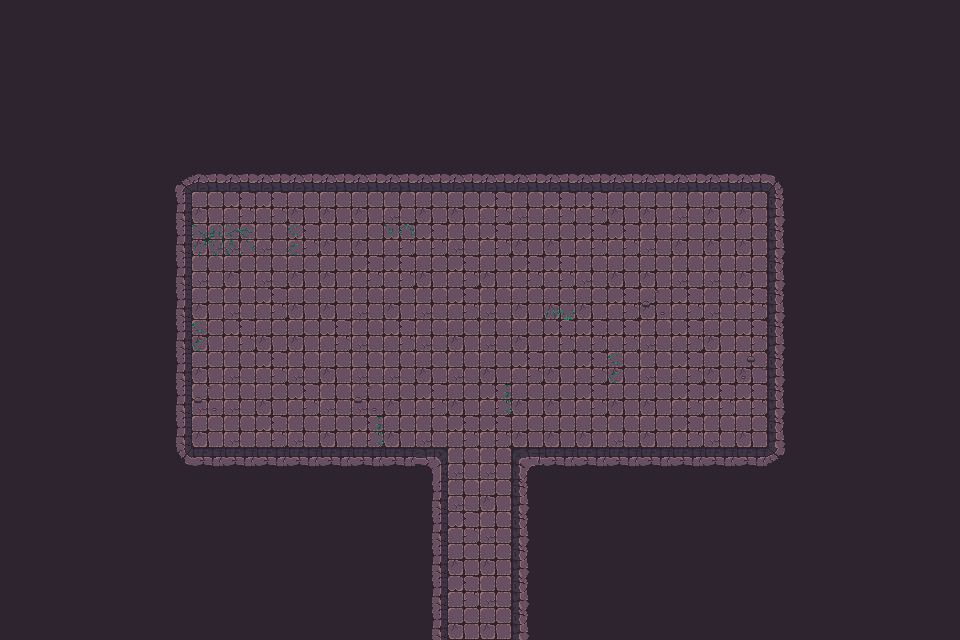

Tiled map render using the project's own tile images. Description and the whole map definition, tile-layer contents included, below:
An orthogonal 30x20 tile map with 32x32 px tiles, 3 tile layers (Walls, Decor, Items), 2 tilesets and 58 objects.

<map version="1.10" tiledversion="1.11.2" orientation="orthogonal" renderorder="right-down" width="30" height="20" tilewidth="32" tileheight="32" infinite="0" nextlayerid="3" nextobjectid="1">
    <tileset firstgid="1" name="Town Tileset" tilewidth="32" tileheight="32" tilecount="64" columns="8">
        <image source="../../../tiles/World H Tileset.png" trans="ff00ff" width="256" height="256" />
        <tile id="4">
            <objectgroup draworder="index" id="2">
                <object id="1" x="0" y="0" width="32" height="32" />
            </objectgroup>
        </tile>
        <tile id="5">
            <objectgroup draworder="index" id="2">
                <object id="1" x="0" y="0" width="32" height="32" />
            </objectgroup>
        </tile>
        <tile id="6">
            <objectgroup draworder="index" id="2">
                <object id="1" x="0" y="0" width="32" height="32" />
            </objectgroup>
        </tile>
        <tile id="7">
            <objectgroup draworder="index" id="2">
                <object id="1" x="0" y="0" width="32" height="32" />
            </objectgroup>
        </tile>
        <tile id="8">
            <objectgroup draworder="index" id="2">
                <object id="1" x="0" y="0" width="32" height="32" />
            </objectgroup>
        </tile>
        <tile id="10">
            <objectgroup draworder="index" id="2">
                <object id="1" x="0" y="32" width="32" height="0" />
            </objectgroup>
        </tile>
        <tile id="11">
            <objectgroup draworder="index" id="2">
                <object id="1" x="0" y="32" width="32" height="0" />
                <object id="2" x="32" y="0" width="0" height="32" />
            </objectgroup>
        </tile>
        <tile id="12">
            <objectgroup draworder="index" id="2">
                <object id="1" x="32" y="0" width="0" height="32" />
            </objectgroup>
        </tile>
        <tile id="13">
            <objectgroup draworder="index" id="2">
                <object id="1" x="0" y="32" width="32" height="0" />
                <object id="2" x="0" y="32" width="32" height="0" />
                <object id="3" x="0" y="0" width="0" height="32" />
            </objectgroup>
        </tile>
        <tile id="14">
            <objectgroup draworder="index" id="2">
                <object id="1" x="0" y="0" width="0" height="32" />
            </objectgroup>
        </tile>
        <tile id="16">
            <objectgroup draworder="index" id="2">
                <object id="1" x="0" y="0" width="32" height="32" />
            </objectgroup>
        </tile>
        <tile id="24">
            <objectgroup draworder="index" id="2">
                <object id="1" x="0" y="0" width="32" height="32" />
            </objectgroup>
        </tile>
    </tileset>
    <tileset firstgid="65" name="Dungeon Crawler Tileset" tilewidth="32" tileheight="32" tilecount="100" columns="10">
        <image source="../../../tiles/Dungeon_Tile.png" trans="" width="320" height="320" />
        <tile id="2">
            <objectgroup draworder="index" id="2">
                <object id="1" x="0" y="0" width="32" height="32" />
            </objectgroup>
        </tile>
        <tile id="3">
            <objectgroup draworder="index" id="2">
                <object id="1" x="0" y="0" width="32" height="32" />
            </objectgroup>
        </tile>
        <tile id="4">
            <objectgroup draworder="index" id="2">
                <object id="1" x="0" y="0" width="32" height="32" />
            </objectgroup>
        </tile>
        <tile id="5">
            <objectgroup draworder="index" id="2">
                <object id="1" x="0" y="0" width="32" height="32" />
            </objectgroup>
        </tile>
        <tile id="6">
            <objectgroup draworder="index" id="2">
                <object id="1" x="0" y="0" width="32" height="32" />
            </objectgroup>
        </tile>
        <tile id="8">
            <objectgroup draworder="index" id="2">
                <object id="1" x="0" y="0" width="32" height="32" />
            </objectgroup>
        </tile>
        <tile id="12">
            <objectgroup draworder="index" id="2">
                <object id="1" x="0" y="0" width="32" height="32" />
            </objectgroup>
        </tile>
        <tile id="13">
            <objectgroup draworder="index" id="2">
                <object id="1" x="0" y="0" width="32" height="32" />
            </objectgroup>
        </tile>
        <tile id="14">
            <objectgroup draworder="index" id="2">
                <object id="1" x="0" y="0" width="32" height="32" />
            </objectgroup>
        </tile>
        <tile id="15">
            <objectgroup draworder="index" id="2">
                <object id="1" x="0" y="0" width="32" height="32" />
            </objectgroup>
        </tile>
        <tile id="16">
            <objectgroup draworder="index" id="2">
                <object id="1" x="0" y="0" width="32" height="32" />
            </objectgroup>
        </tile>
        <tile id="18">
            <objectgroup draworder="index" id="2">
                <object id="1" x="0" y="0" width="32" height="32" />
            </objectgroup>
        </tile>
        <tile id="22">
            <objectgroup draworder="index" id="2">
                <object id="1" x="0" y="0" width="32" height="32" />
            </objectgroup>
        </tile>
        <tile id="23">
            <objectgroup draworder="index" id="2">
                <object id="1" x="0" y="0" width="32" height="32" />
            </objectgroup>
        </tile>
        <tile id="24">
            <objectgroup draworder="index" id="2">
                <object id="1" x="0" y="0" width="32" height="32" />
            </objectgroup>
        </tile>
        <tile id="25">
            <objectgroup draworder="index" id="2">
                <object id="1" x="0" y="0" width="32" height="32" />
            </objectgroup>
        </tile>
        <tile id="26">
            <objectgroup draworder="index" id="2">
                <object id="1" x="0" y="0" width="32" height="32" />
            </objectgroup>
        </tile>
        <tile id="28">
            <objectgroup draworder="index" id="2">
                <object id="1" x="0" y="0" width="32" height="32" />
            </objectgroup>
        </tile>
        <tile id="32">
            <objectgroup draworder="index" id="2">
                <object id="1" x="0" y="0" width="32" height="32" />
            </objectgroup>
        </tile>
        <tile id="33">
            <objectgroup draworder="index" id="2">
                <object id="1" x="0" y="0" width="32" height="32" />
            </objectgroup>
        </tile>
        <tile id="34">
            <objectgroup draworder="index" id="2">
                <object id="1" x="0" y="0" width="32" height="32" />
            </objectgroup>
        </tile>
        <tile id="35">
            <objectgroup draworder="index" id="2">
                <object id="1" x="0" y="0" width="32" height="32" />
            </objectgroup>
        </tile>
        <tile id="36">
            <objectgroup draworder="index" id="2">
                <object id="1" x="0" y="0" width="32" height="32" />
            </objectgroup>
        </tile>
        <tile id="38">
            <objectgroup draworder="index" id="2">
                <object id="1" x="0" y="0" width="32" height="32" />
            </objectgroup>
        </tile>
        <tile id="42">
            <objectgroup draworder="index" id="2">
                <object id="1" x="0" y="0" width="32" height="32" />
            </objectgroup>
        </tile>
        <tile id="43">
            <objectgroup draworder="index" id="2">
                <object id="1" x="0" y="0" width="32" height="32" />
            </objectgroup>
        </tile>
        <tile id="44">
            <objectgroup draworder="index" id="2">
                <object id="1" x="0" y="0" width="32" height="32" />
            </objectgroup>
        </tile>
        <tile id="45">
            <objectgroup draworder="index" id="2">
                <object id="1" x="0" y="0" width="32" height="32" />
            </objectgroup>
        </tile>
        <tile id="46">
            <objectgroup draworder="index" id="2">
                <object id="1" x="0" y="0" width="32" height="32" />
            </objectgroup>
        </tile>
        <tile id="48">
            <objectgroup draworder="index" id="2">
                <object id="1" x="0" y="0" width="32" height="32" />
            </objectgroup>
        </tile>
        <tile id="52">
            <objectgroup draworder="index" id="2">
                <object id="1" x="0" y="0" width="32" height="32" />
            </objectgroup>
        </tile>
        <tile id="53">
            <objectgroup draworder="index" id="2">
                <object id="1" x="0" y="0" width="32" height="32" />
            </objectgroup>
        </tile>
        <tile id="54">
            <objectgroup draworder="index" id="2">
                <object id="1" x="0" y="0" width="32" height="32" />
            </objectgroup>
        </tile>
        <tile id="55">
            <objectgroup draworder="index" id="2">
                <object id="1" x="0" y="0" width="32" height="32" />
            </objectgroup>
        </tile>
        <tile id="56">
            <objectgroup draworder="index" id="2">
                <object id="1" x="0" y="0" width="32" height="32" />
            </objectgroup>
        </tile>
        <tile id="58">
            <objectgroup draworder="index" id="2">
                <object id="1" x="0" y="0" width="32" height="32" />
            </objectgroup>
        </tile>
        <tile id="62">
            <objectgroup draworder="index" id="2">
                <object id="1" x="0" y="0" width="32" height="32" />
            </objectgroup>
        </tile>
        <tile id="63">
            <objectgroup draworder="index" id="2">
                <object id="1" x="0" y="0" width="32" height="32" />
            </objectgroup>
        </tile>
        <tile id="64">
            <objectgroup draworder="index" id="2">
                <object id="1" x="0" y="0" width="32" height="32" />
            </objectgroup>
        </tile>
        <tile id="65">
            <objectgroup draworder="index" id="2">
                <object id="1" x="0" y="0" width="32" height="32" />
            </objectgroup>
        </tile>
        <tile id="66">
            <objectgroup draworder="index" id="2">
                <object id="1" x="0" y="0" width="32" height="32" />
            </objectgroup>
        </tile>
        <tile id="68">
            <objectgroup draworder="index" id="2">
                <object id="1" x="0" y="0" width="32" height="32" />
            </objectgroup>
        </tile>
        <tile id="80">
            <objectgroup draworder="index" id="2">
                <object id="1" x="0" y="0" width="32" height="32" />
            </objectgroup>
        </tile>
    </tileset>
    <layer id="1" name="Walls" width="30" height="20">
        <data encoding="csv">
122,122,122,122,122,122,122,122,122,122,122,122,122,122,122,122,122,122,122,122,122,122,122,122,122,122,122,122,122,122,
122,122,122,122,122,122,122,122,122,122,122,122,122,122,122,122,122,122,122,122,122,122,122,122,122,122,122,122,122,122,
122,122,122,122,122,122,122,122,122,122,122,122,122,122,122,122,122,122,122,122,122,122,122,122,122,122,122,122,122,122,
122,122,122,122,122,122,122,122,122,122,122,122,122,122,122,122,122,122,122,122,122,122,122,122,122,122,122,122,122,122,
122,122,122,122,122,122,122,122,122,122,122,122,122,122,122,122,122,122,122,122,122,122,122,122,122,122,122,122,122,122,
122,122,122,122,122,67,68,68,68,68,68,68,68,68,68,68,68,68,68,68,68,68,68,68,69,122,122,122,122,122,
122,122,122,122,122,77,75,65,65,75,75,75,66,75,75,65,66,65,65,75,75,66,75,75,79,122,122,122,122,122,
122,122,122,122,122,77,75,66,66,65,75,75,65,65,66,65,75,75,65,65,66,75,75,75,79,122,122,122,122,122,
122,122,122,122,122,77,66,75,66,75,75,65,65,75,65,75,65,65,66,75,75,66,66,75,79,122,122,122,122,122,
122,122,122,122,122,77,75,66,65,75,75,66,75,66,65,66,75,75,75,65,75,65,66,65,79,122,122,122,122,122,
122,122,122,122,122,77,75,65,75,75,65,66,65,66,75,66,75,65,65,65,66,65,75,65,79,122,122,122,122,122,
122,122,122,122,122,77,75,66,65,66,75,66,66,75,66,75,65,75,65,75,66,65,75,75,79,122,122,122,122,122,
122,122,122,122,122,77,66,66,75,65,66,66,75,65,75,65,75,75,65,75,75,65,65,65,79,122,122,122,122,122,
122,122,122,122,122,77,75,66,65,66,75,65,75,66,65,65,75,75,75,66,75,65,66,75,79,122,122,122,122,122,
122,122,122,122,122,87,88,88,88,88,88,88,88,73,66,66,70,88,88,88,88,88,88,88,89,122,122,122,122,122,
122,122,122,122,122,122,122,122,122,122,122,122,122,77,66,75,79,122,122,122,122,122,122,122,122,122,122,122,122,122,
122,122,122,122,122,122,122,122,122,122,122,122,122,77,65,66,79,122,122,122,122,122,122,122,122,122,122,122,122,122,
122,122,122,122,122,122,122,122,122,122,122,122,122,77,75,75,79,122,122,122,122,122,122,122,122,122,122,122,122,122,
122,122,122,122,122,122,122,122,122,122,122,122,122,77,65,66,79,122,122,122,122,122,122,122,122,122,122,122,122,122,
122,122,122,122,122,122,122,122,122,122,122,122,122,77,75,75,79,122,122,122,122,122,122,122,122,122,122,122,122,122
        </data>
    </layer>
    <layer id="1" name="Decor" width="30" height="20">
        <data encoding="csv">
133,133,133,133,133,133,133,133,133,133,133,133,133,133,133,133,133,133,133,133,133,133,133,133,133,133,133,133,133,133,
133,133,133,133,133,133,133,133,133,133,133,133,133,133,133,133,133,133,133,133,133,133,133,133,133,133,133,133,133,133,
133,133,133,133,133,133,133,133,133,133,133,133,133,133,133,133,133,133,133,133,133,133,133,133,133,133,133,133,133,133,
133,133,133,133,133,133,133,133,133,133,133,133,133,133,133,133,133,133,133,133,133,133,133,133,133,133,133,133,133,133,
133,133,133,133,133,133,133,133,133,133,133,133,133,133,133,133,133,133,133,133,133,133,133,133,133,133,133,133,133,133,
133,133,133,133,133,133,133,133,133,133,133,133,133,133,133,133,133,133,133,133,133,133,133,133,133,133,133,133,133,133,
133,133,133,133,133,133,133,133,133,133,133,133,133,133,133,133,133,133,133,133,133,133,133,133,133,133,133,133,133,133,
133,133,133,133,133,133,125,126,133,139,133,133,138,133,133,133,133,133,133,133,133,133,133,133,133,133,133,133,133,133,
133,133,133,133,133,133,133,133,133,133,133,133,133,133,133,133,133,133,133,133,133,133,133,133,133,133,133,133,133,133,
133,133,133,133,133,133,133,133,133,133,133,133,133,133,133,133,133,137,133,133,116,133,133,133,133,133,133,133,133,133,
133,133,133,133,133,133,139,133,133,133,133,133,133,133,133,133,133,133,133,133,133,133,133,133,133,133,133,133,133,133,
133,133,133,133,133,133,133,133,133,133,136,133,133,133,133,133,133,133,133,139,133,133,133,115,133,133,133,133,133,133,
133,133,133,133,133,133,116,133,133,133,133,116,133,133,133,140,133,133,133,133,133,133,133,133,133,133,133,133,133,133,
133,133,133,133,133,133,133,133,133,133,133,140,133,133,133,133,133,133,133,133,133,133,133,133,133,133,133,133,133,133,
133,133,133,133,133,133,133,133,133,133,133,133,133,133,133,133,133,133,133,133,133,133,133,133,133,133,133,133,133,133,
133,133,133,133,133,133,133,133,133,133,133,133,133,133,133,133,133,133,133,133,133,133,133,133,133,133,133,133,133,133,
133,133,133,133,133,133,133,133,133,133,133,133,133,133,133,133,133,133,133,133,133,133,133,133,133,133,133,133,133,133,
133,133,133,133,133,133,133,133,133,133,133,133,133,133,133,133,133,133,133,133,133,133,133,133,133,133,133,133,133,133,
133,133,133,133,133,133,133,133,133,133,133,133,133,133,133,133,133,133,133,133,133,133,133,133,133,133,133,133,133,133,
133,133,133,133,133,133,133,133,133,133,133,133,133,133,133,133,133,133,133,133,133,133,133,133,133,133,133,133,133,133
        </data>
    </layer>
    <layer id="1" name="Items" width="30" height="20">
        <data encoding="csv">
133,133,133,133,133,133,133,133,133,133,133,133,133,133,133,133,133,133,133,133,133,133,133,133,133,133,133,133,133,133,
133,133,133,133,133,133,133,133,133,133,133,133,133,133,133,133,133,133,133,133,133,133,133,133,133,133,133,133,133,133,
133,133,133,133,133,133,133,133,133,133,133,133,133,133,133,133,133,133,133,133,133,133,133,133,133,133,133,133,133,133,
133,133,133,133,133,133,133,133,133,133,133,133,133,133,133,133,133,133,133,133,133,133,133,133,133,133,133,133,133,133,
133,133,133,133,133,133,133,133,133,133,133,133,133,133,133,133,133,133,133,133,133,133,133,133,133,133,133,133,133,133,
133,133,133,133,133,133,133,133,133,133,133,133,133,133,133,133,133,133,133,133,133,133,133,133,133,133,133,133,133,133,
133,133,133,133,133,133,133,133,133,133,133,133,133,133,133,133,133,133,133,133,133,133,133,133,133,133,133,133,133,133,
133,133,133,133,133,133,133,133,133,133,133,133,133,133,133,133,133,133,133,133,133,133,133,133,133,133,133,133,133,133,
133,133,133,133,133,133,133,133,133,133,133,133,133,133,133,133,133,133,133,133,133,133,133,133,133,133,133,133,133,133,
133,133,133,133,133,133,133,133,133,133,133,133,133,133,133,133,133,133,133,133,133,133,133,133,133,133,133,133,133,133,
133,133,133,133,133,133,133,133,133,133,133,133,133,133,133,133,133,133,133,133,133,133,133,133,133,133,133,133,133,133,
133,133,133,133,133,133,133,133,133,133,133,133,133,133,133,133,133,133,133,133,133,133,133,133,133,133,133,133,133,133,
133,133,133,133,133,133,133,133,133,133,133,133,133,133,133,133,133,133,133,133,133,133,133,133,133,133,133,133,133,133,
133,133,133,133,133,133,133,133,133,133,133,133,133,133,133,133,133,133,133,133,133,133,133,133,133,133,133,133,133,133,
133,133,133,133,133,133,133,133,133,133,133,133,133,133,133,133,133,133,133,133,133,133,133,133,133,133,133,133,133,133,
133,133,133,133,133,133,133,133,133,133,133,133,133,133,133,133,133,133,133,133,133,133,133,133,133,133,133,133,133,133,
133,133,133,133,133,133,133,133,133,133,133,133,133,133,133,133,133,133,133,133,133,133,133,133,133,133,133,133,133,133,
133,133,133,133,133,133,133,133,133,133,133,133,133,133,133,133,133,133,133,133,133,133,133,133,133,133,133,133,133,133,
133,133,133,133,133,133,133,133,133,133,133,133,133,133,133,133,133,133,133,133,133,133,133,133,133,133,133,133,133,133,
133,133,133,133,133,133,133,133,133,133,133,133,133,133,133,133,133,133,133,133,133,133,133,133,133,133,133,133,133,133
        </data>
    </layer>
</map>
